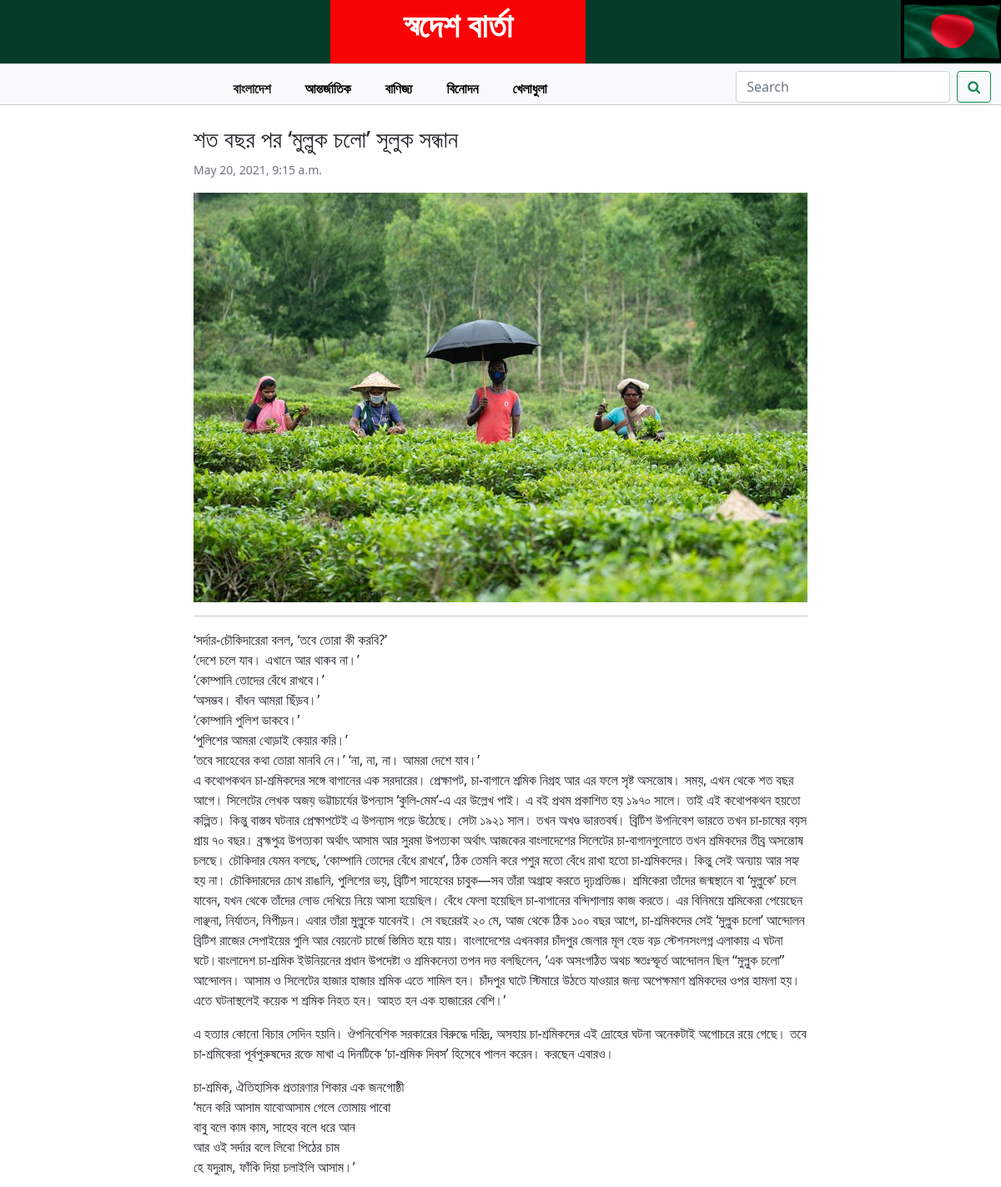
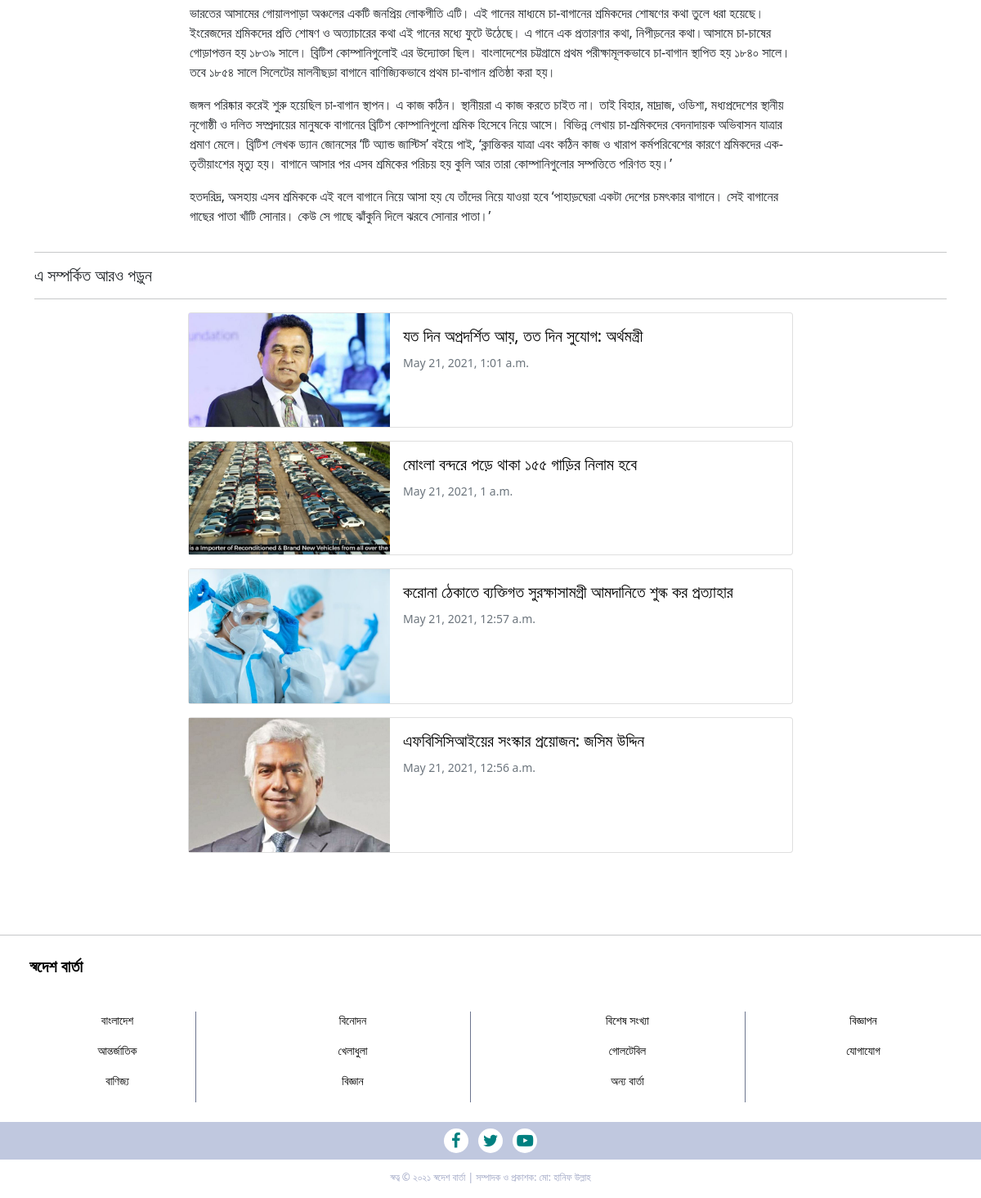
Screenshot of /news_details/1/Trade with the database file from the repository (2 pictures, top to bottom).
### newspaper_project/models.py (models this page shows, shortened)
class Trade(models.Model):
    Title = models.CharField(max_length=300)
    Content = models.TextField()
    content_image = models.ImageField(upload_to='Trade_pic',verbose_name='Uplod Image')
    publish_time = models.DateTimeField(auto_now_add=True,null=True,blank=True)
    class Meta:
        ordering = ('-publish_time', )

### newspaper_project/views.py (the view)
# urls.py: path('news_details/<pk>/<table>', views.news_details, name='news_details'),
def news_details(request,pk,table):
    news = getattr(models, table).objects.get(pk=pk)
    related_news = getattr(models, table).objects.exclude(pk=pk)[:5]
    diction = {'news':news,'related_news':related_news}
    return render(request,'newspaper_project/news_details.html',context=diction)

### newspaper_project/templatetags/custom_filters.py (called while the page is built)
def model_name(value):
    return value.__class__.__name__

### templates/newspaper_project/news_details.html (shortened to what this page needs)
{% extends 'base.html' %}
{% load custom_filters %}
{% block body_block %}
    <div class="row">
        <div class="col-sm-8 mx-auto">
            <h3>{{ news.Title }}</h3>
            <p class="card-text"><small class="text-muted">{{ news.publish_time }}</small></p>
            <img src="/media/{{ news.content_image }}" alt="" class="img-fluid">
            <hr>
            <p>{{ news.Content|linebreaks }}</p>
        </div>
    </div>
    <hr>
    <h5>এ সম্পর্কিত আরও পড়ুন</h5>
    <hr>
    {% for rel_news in related_news %}
            <div class="card mb-3 mx-auto" style="max-width: 740px;">
                <div class="row g-0 mx-auto">
                    <div class="col-sm-4">
                    <img src="/media/{{ rel_news.content_image }}" alt="{{rel_news.Title}}" class="img-fluid">
                    </div>
                    <div class="col-md-8">
                    <div class="card-body">
                        <a href="{% url 'newspaper_project:news_details' pk=rel_news.pk table=rel_news|model_name %}" style="text-decoration:none;color:black;"><h5 class="card-title">{{rel_news.Title}}</h5></a>
                        <p class="card-text"><small class="text-muted">{{ rel_news.publish_time }}</small></p>
                    </div>
                    </div>
                </div>
            </div>
    {% endfor %}
{% endblock body_block %}

### rows the page displays
Trade: Title "শত বছর পর ‌‘মুল্লুক চলো’ সূলুক সন্ধান", publish_time "May 20, 2021, 9:15 a.m.", content_image (picture), Content "‘সর্দার-চৌকিদারেরা বলল, ‌‘তবে তোরা কী করবি?’ ‌‘দেশে চলে যাব। এখানে আর থাকব না।’ ‌‘কোম্পানি তোদের বেঁধে রাখবে।’ ‌‘অসম্ভব। বাঁধন আমরা ছিঁড়ব।’ ‘কোম্পানি পুলিশ ডাকবে।’ ‘পুলিশের আমরা থোড়াই কেয়ার করি।’ ‘তবে সাহেবের কথা তোরা মানবি নে।’ ‌‘না, না, না। আমরা দেশে যাব।’ এ কথোপকথন চা-শ্রমিকদের সঙ্গে বাগানের এক সরদারের। প্রেক্ষাপট, চা-বাগানে শ্রমিক নিগ্রহ আর এর ফলে সৃষ্ট অসন্তোষ। সময়, এখন থেকে শত বছর আগে। সিলেটের লেখক অজয় ভট্টাচার্যের উপন্যাস ‌‘কুলি-মেম’-এ এর উল্লেখ পাই। এ বই প্রথম প্রকাশিত হয় ১৯৭০ সালে। তাই এই কথোপকথন হয়তো কল্পিত। কিন্তু বাস্তব ঘটনার প্রেক্ষাপটেই এ উপন্যাস গড়ে উঠেছে। সেটা ১৯২১ সাল। তখন অখণ্ড ভারতবর্ষ। ব্রিটিশ উপনিবেশ ভারতে তখন চা-চাষের বয়স প্রায় ৭০ বছর। ব্রহ্মপুত্র উপত্যকা…"
Trade: content_image (picture), Title "যত দিন অপ্রদর্শিত আয়, তত দিন সুযোগ: অর্থমন্ত্রী", publish_time "May 21, 2021, 1:01 a.m."
Trade: content_image (picture), Title "মোংলা বন্দরে পড়ে থাকা ১৫৫ গাড়ির নিলাম হবে", publish_time "May 21, 2021, 1 a.m."
Trade: content_image (picture), Title "করোনা ঠেকাতে ব্যক্তিগত সুরক্ষাসামগ্রী আমদানিতে শুল্ক কর প্রত্যাহার", publish_time "May 21, 2021, 12:57 a.m."
Trade: content_image (picture), Title "এফবিসিসিআইয়ের সংস্কার প্রয়োজন: জসিম উদ্দিন", publish_time "May 21, 2021, 12:56 a.m."
